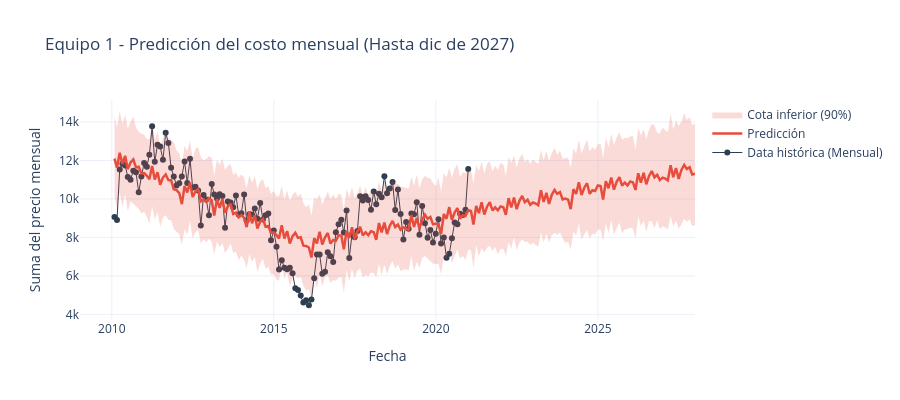
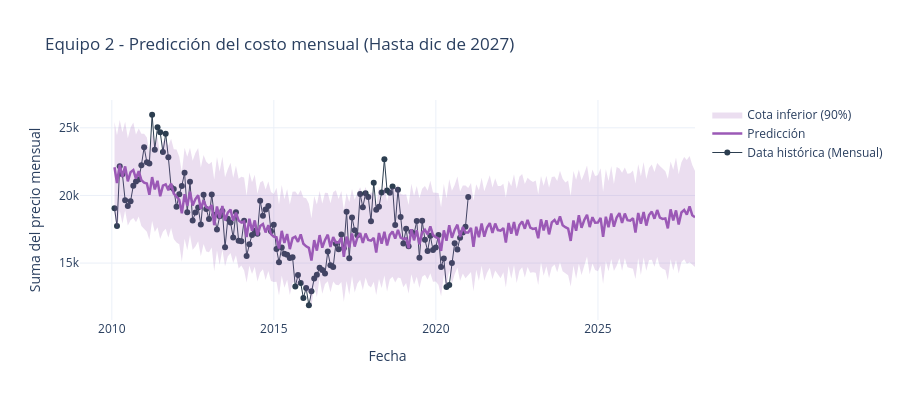

Notebook code for these charts, in order:
### Code cell
def plot_equipment_forecast_monthly(df_monthly, forecast, equipment_col, color):
    """
    Create interactive plot showing historical monthly data, forecast and uncertainty interval.

    Parameters:
    - df_monthly: Monthly resampled DataFrame with historical data
    - forecast: Prophet forecast DataFrame
    - equipment_col: Name of the equipment column
    - color: Color for the forecast line

    Returns:
    - fig: Plotly figure object
    """
    fig = go.Figure()

    fig.add_trace(go.Scatter(
        x=df_monthly['ds'],
        y=df_monthly['y'],
        mode='markers+lines',
        name='Data histórica (Mensual)',
        marker=dict(color='#2c3e50', size=6),
        line=dict(color='#2c3e50', width=1)
    ))

    fig.add_trace(go.Scatter(
        x=forecast['ds'],
        y=forecast['yhat'],
        mode='lines',
        name='Predicción',
        line=dict(color=color, width=2.5)
    ))

    fig.add_trace(go.Scatter(
        x=forecast['ds'],
        y=forecast['yhat_upper'],
        mode='lines',
        name='Cota superior (90%)',
        line=dict(width=0),
        showlegend=False
    ))

    fig.add_trace(go.Scatter(
        x=forecast['ds'],
        y=forecast['yhat_lower'],
        mode='lines',
        name='Cota inferior (90%)',
        line=dict(width=0),
        fillcolor=f'rgba{tuple(list(int(color.lstrip("#")[i:i+2], 16) for i in (0, 2, 4)) + [0.2])}',
        fill='tonexty'
    ))

    fig.update_layout(
        title=f'{equipment_col} - Predicción del costo mensual (Hasta dic de 2027)',
        xaxis_title='Fecha',
        yaxis_title='Suma del precio mensual',
        template='plotly_white',
        height=400,
        hovermode='x unified'
    )

    return fig

fig_eq1 = plot_equipment_forecast_monthly(monthly_eq1, forecast_eq1, 'Equipo 1', '#e74c3c')
fig_eq1.show()

fig_eq2 = plot_equipment_forecast_monthly(monthly_eq2, forecast_eq2, 'Equipo 2', '#9b59b6')
fig_eq2.show()

### Figure 1 — Plotly figure (JSON) as saved in the notebook; plotly's stock layout.template omitted (floating-point values rounded to 4 significant figures; data arrays with more than 128 entries replaced by an {"elided": "..."} marker saying what was removed)
{"data": [{"line": {"color": "#2c3e50", "width": 1}, "marker": {"color": "#2c3e50", "size": 6}, "mode": "markers+lines", "name": "Data histórica (Mensual)", "x": {"elided": "132 str values"}, "y": {"elided": "132 float values"}, "type": "scatter"}, {"line": {"color": "#e74c3c", "width": 2.5}, "mode": "lines", "name": "Predicción", "x": {"elided": "216 str values"}, "y": {"elided": "216 float values"}, "type": "scatter"}, {"line": {"width": 0}, "mode": "lines", "name": "Cota superior (90%)", "showlegend": false, "x": {"elided": "216 str values"}, "y": {"elided": "216 float values"}, "type": "scatter"}, {"fill": "tonexty", "fillcolor": "rgba(231, 76, 60, 0.2)", "line": {"width": 0}, "mode": "lines", "name": "Cota inferior (90%)", "x": {"elided": "216 str values"}, "y": {"elided": "216 float values"}, "type": "scatter"}], "layout": {"title": {"text": "Equipo 1 - Predicción del costo mensual (Hasta dic de 2027)"}, "xaxis": {"title": {"text": "Fecha"}}, "yaxis": {"title": {"text": "Suma del precio mensual"}}, "height": 400, "hovermode": "x unified"}}

### Figure 2 — Plotly figure (JSON) as saved in the notebook; plotly's stock layout.template omitted (floating-point values rounded to 4 significant figures; data arrays with more than 128 entries replaced by an {"elided": "..."} marker saying what was removed)
{"data": [{"line": {"color": "#2c3e50", "width": 1}, "marker": {"color": "#2c3e50", "size": 6}, "mode": "markers+lines", "name": "Data histórica (Mensual)", "x": {"elided": "132 str values"}, "y": {"elided": "132 float values"}, "type": "scatter"}, {"line": {"color": "#9b59b6", "width": 2.5}, "mode": "lines", "name": "Predicción", "x": {"elided": "216 str values"}, "y": {"elided": "216 float values"}, "type": "scatter"}, {"line": {"width": 0}, "mode": "lines", "name": "Cota superior (90%)", "showlegend": false, "x": {"elided": "216 str values"}, "y": {"elided": "216 float values"}, "type": "scatter"}, {"fill": "tonexty", "fillcolor": "rgba(155, 89, 182, 0.2)", "line": {"width": 0}, "mode": "lines", "name": "Cota inferior (90%)", "x": {"elided": "216 str values"}, "y": {"elided": "216 float values"}, "type": "scatter"}], "layout": {"title": {"text": "Equipo 2 - Predicción del costo mensual (Hasta dic de 2027)"}, "xaxis": {"title": {"text": "Fecha"}}, "yaxis": {"title": {"text": "Suma del precio mensual"}}, "height": 400, "hovermode": "x unified"}}
